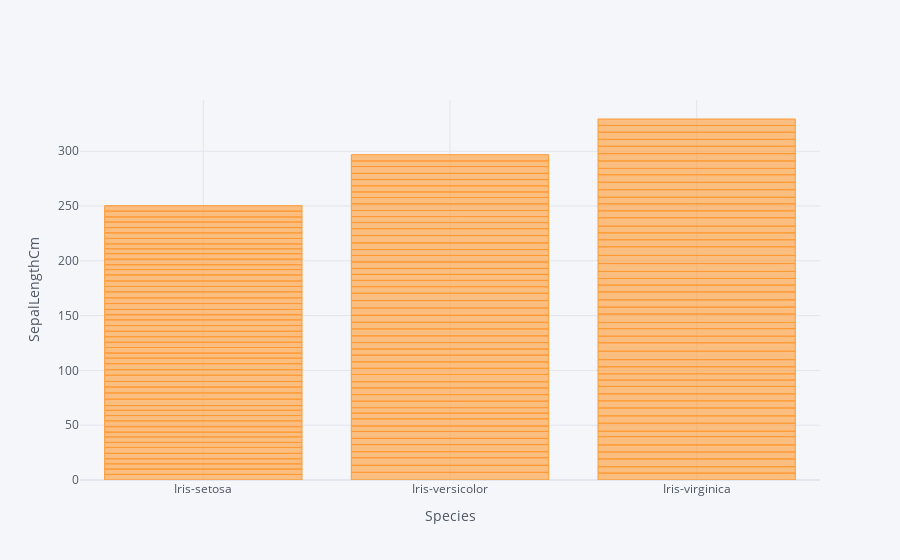

The cell this chart's notebook holds for it:
### Code cell
#using plotly not plotly.express
iris.iplot(kind='bar',x='Species',y='SepalLengthCm',xTitle="Species",yTitle="SepalLengthCm")

### Figure 1 — Plotly figure (JSON) as saved in the notebook; plotly's stock layout.template omitted (floating-point values rounded to 4 significant figures; data arrays with more than 128 entries replaced by an {"elided": "..."} marker saying what was removed)
{"data": [{"marker": {"color": "rgba(255, 153, 51, 0.6)", "line": {"color": "rgba(255, 153, 51, 1.0)", "width": 1}}, "name": "SepalLengthCm", "orientation": "v", "text": "", "type": "bar", "x": {"elided": "150 str values"}, "y": {"elided": "150 float values"}}], "layout": {"legend": {"bgcolor": "#F5F6F9", "font": {"color": "#4D5663"}}, "paper_bgcolor": "#F5F6F9", "plot_bgcolor": "#F5F6F9", "title": {"font": {"color": "#4D5663"}}, "xaxis": {"gridcolor": "#E1E5ED", "showgrid": true, "tickfont": {"color": "#4D5663"}, "title": {"font": {"color": "#4D5663"}, "text": "Species"}, "zerolinecolor": "#E1E5ED"}, "yaxis": {"gridcolor": "#E1E5ED", "showgrid": true, "tickfont": {"color": "#4D5663"}, "title": {"font": {"color": "#4D5663"}, "text": "SepalLengthCm"}, "zerolinecolor": "#E1E5ED"}}}
